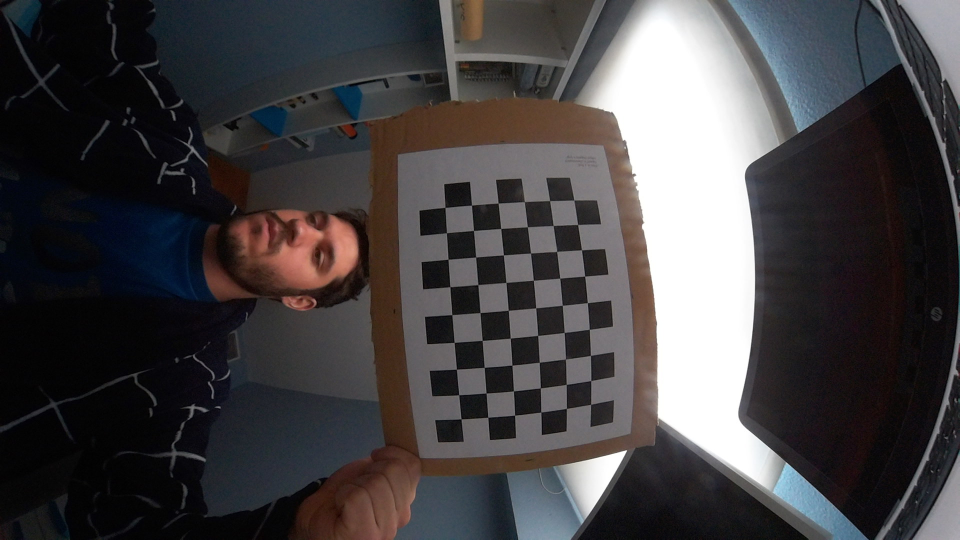
#> input picture img/calibration_images/100_0040.JPG, 1920 x 1080 px (shown at 1/2 size); its folder holds 5 pictures in this run
$ python fisheye_calibration.py   (older library calls are emulated)
#> lines starting #> are read from the running program, lines starting #| are printed output that depends on the picture
# -*- coding: utf-8 -*-


"""
Created on Sun Jun 17 19:59:33 2018
@author: mesut
"""
import yaml
import cv2
#assert cv2.__version__[0] == '3', 'The fisheye module requires opencv version >= 3.0.0'
import numpy as np
import glob
CHECKERBOARD = (6,9)
subpix_criteria = (cv2.TERM_CRITERIA_EPS+cv2.TERM_CRITERIA_MAX_ITER, 30, 0.1)
calibration_flags = cv2.fisheye.CALIB_RECOMPUTE_EXTRINSIC+cv2.fisheye.CALIB_CHECK_COND+cv2.fisheye.CALIB_FIX_SKEW
objp = np.zeros((1, CHECKERBOARD[0]*CHECKERBOARD[1], 3), np.float32)
objp[0,:,:2] = np.mgrid[0:CHECKERBOARD[0], 0:CHECKERBOARD[1]].T.reshape(-1, 2)
_img_shape = None
objpoints = [] # 3d point in real world space
imgpoints = [] # 2d points in image plane.
images = glob.glob('img/calibration_images/*.jpg')
for fname in images:
    img = cv2.imread(fname)
#> img is the input picture: shape (1080, 1920, 3); mean B, G, R 68, 66.3, 68.8
    if _img_shape == None:
        _img_shape = img.shape[:2]
    else:
        assert _img_shape == img.shape[:2], "All images must share the same size."
    gray = cv2.cvtColor(img,cv2.COLOR_BGR2GRAY)
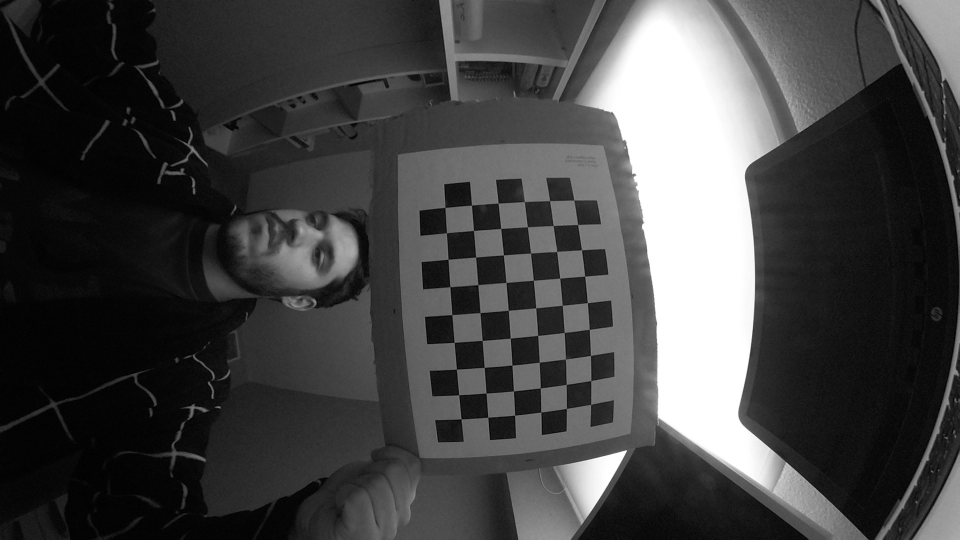
#> gray: shape (1080, 1920) (shown at 1/2 size); min 0, max 255, mean 67.2
    # Chess board corners
    ret, corners = cv2.findChessboardCorners(gray, CHECKERBOARD, cv2.CALIB_CB_ADAPTIVE_THRESH+cv2.CALIB_CB_FAST_CHECK+cv2.CALIB_CB_NORMALIZE_IMAGE)
#> ret = True; corners = 54 rows, first 8: [1181.7, 809], [1132.7, 817.7], [1082.2, 824.4], [1029.6, 830.8], [976.2, 835.1], [922.6, 838.3], [1182.4, 761.2], [1133, 769.3]
    # Image points (after refinin them)
    if ret == True:
        objpoints.append(objp)
        cv2.cornerSubPix(gray,corners,(3,3),(-1,-1),subpix_criteria)
        imgpoints.append(corners)
#> pass 2 of the loop `for fname in images:`:
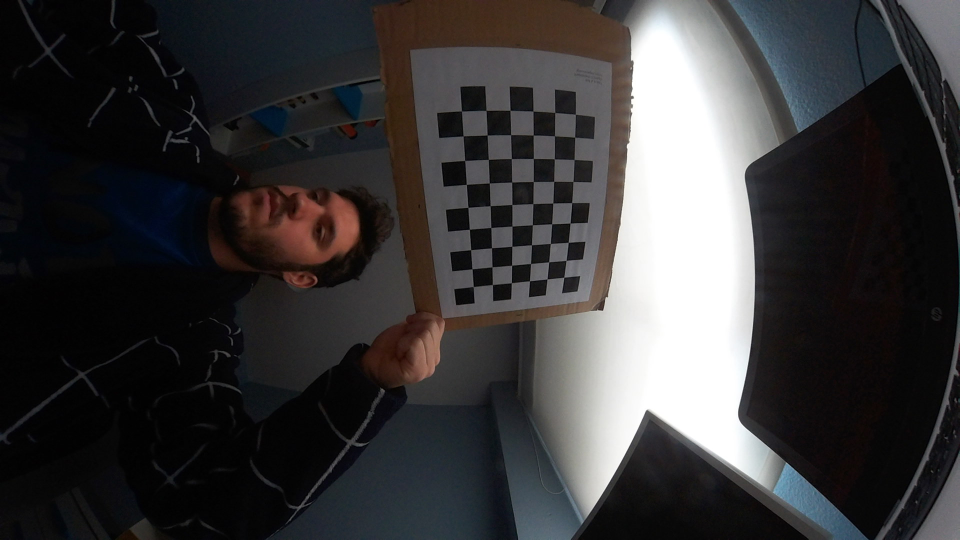
#> input picture img/calibration_images/100_0042.JPG, 1920 x 1080 px (shown at 1/2 size)
#> img is the input picture: shape (1080, 1920, 3); mean B, G, R 57.4, 56.5, 57.7
#> `gray = cv2.cvtColor(img,cv2.COLOR_BGR2GRAY)`:
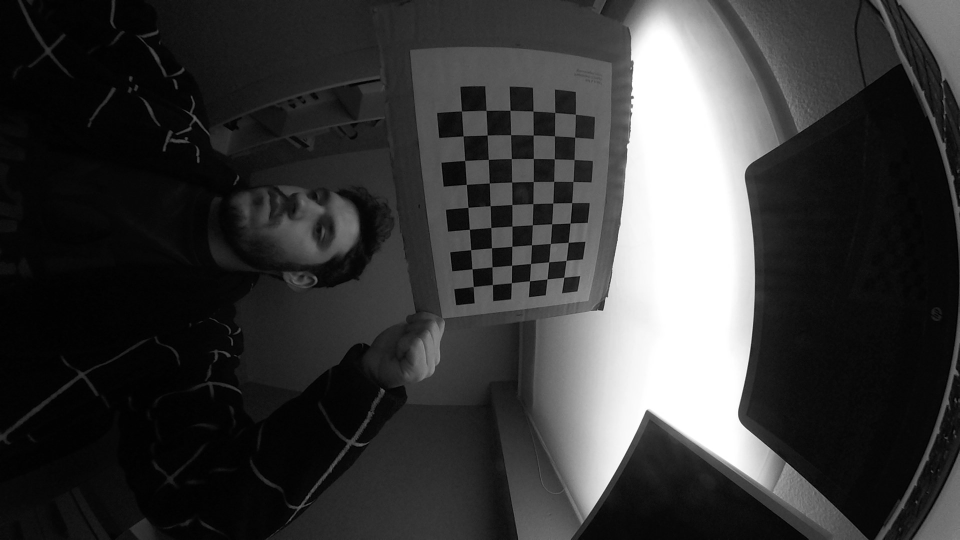
#> gray: shape (1080, 1920) (shown at 1/2 size); min 0, max 255, mean 57
#> corners = 54 rows, first 8: [1128.4, 555.4], [1094.7, 558.1], [1059.9, 562.6], [1023.5, 565.3], [985.4, 569.7], [947.7, 572.7], [1132.8, 521], [1097.8, 524]
#> pass 3 of the loop `for fname in images:`:
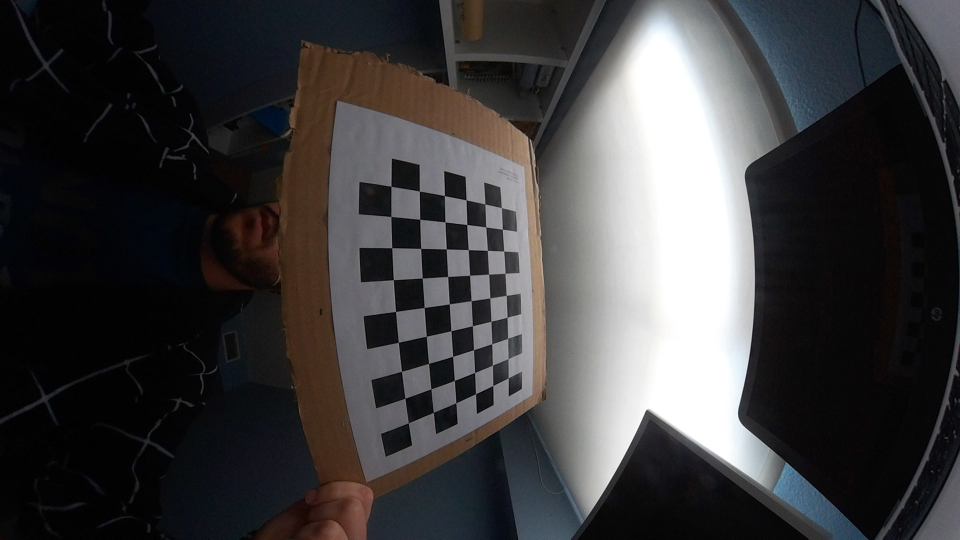
#> input picture img/calibration_images/100_0043.JPG, 1920 x 1080 px (shown at 1/2 size)
#> img is the input picture: shape (1080, 1920, 3); mean B, G, R 62.3, 61.3, 62.4
#> `gray = cv2.cvtColor(img,cv2.COLOR_BGR2GRAY)`:
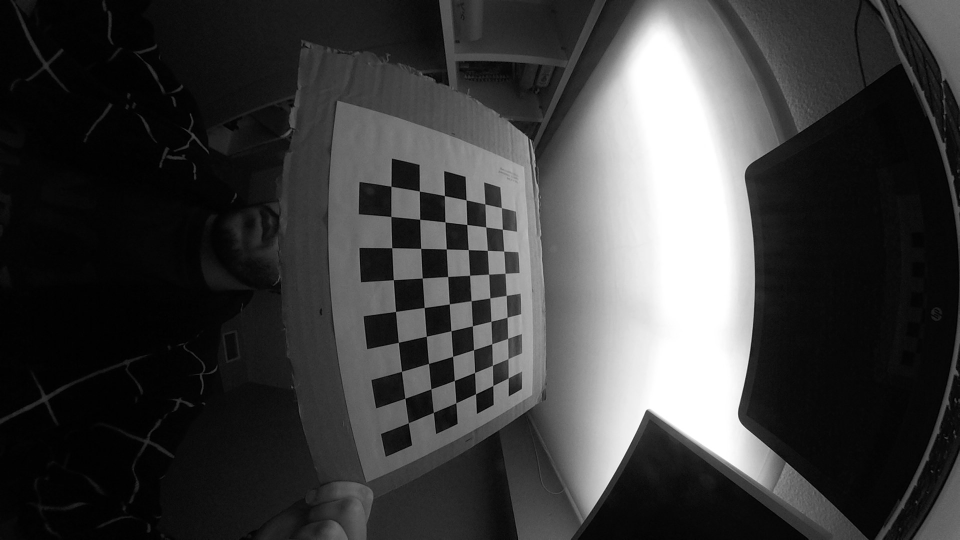
#> gray: shape (1080, 1920) (shown at 1/2 size); min 0, max 255, mean 61.7
#> corners = 54 rows, first 8: [1016.8, 756.6], [985.7, 772.2], [951.7, 788.3], [912.4, 805.7], [866.9, 824.8], [816.8, 846.3], [1016.4, 718], [985.2, 730.8]
#> (the run stopped early here; a loop or call above may not have finished)
